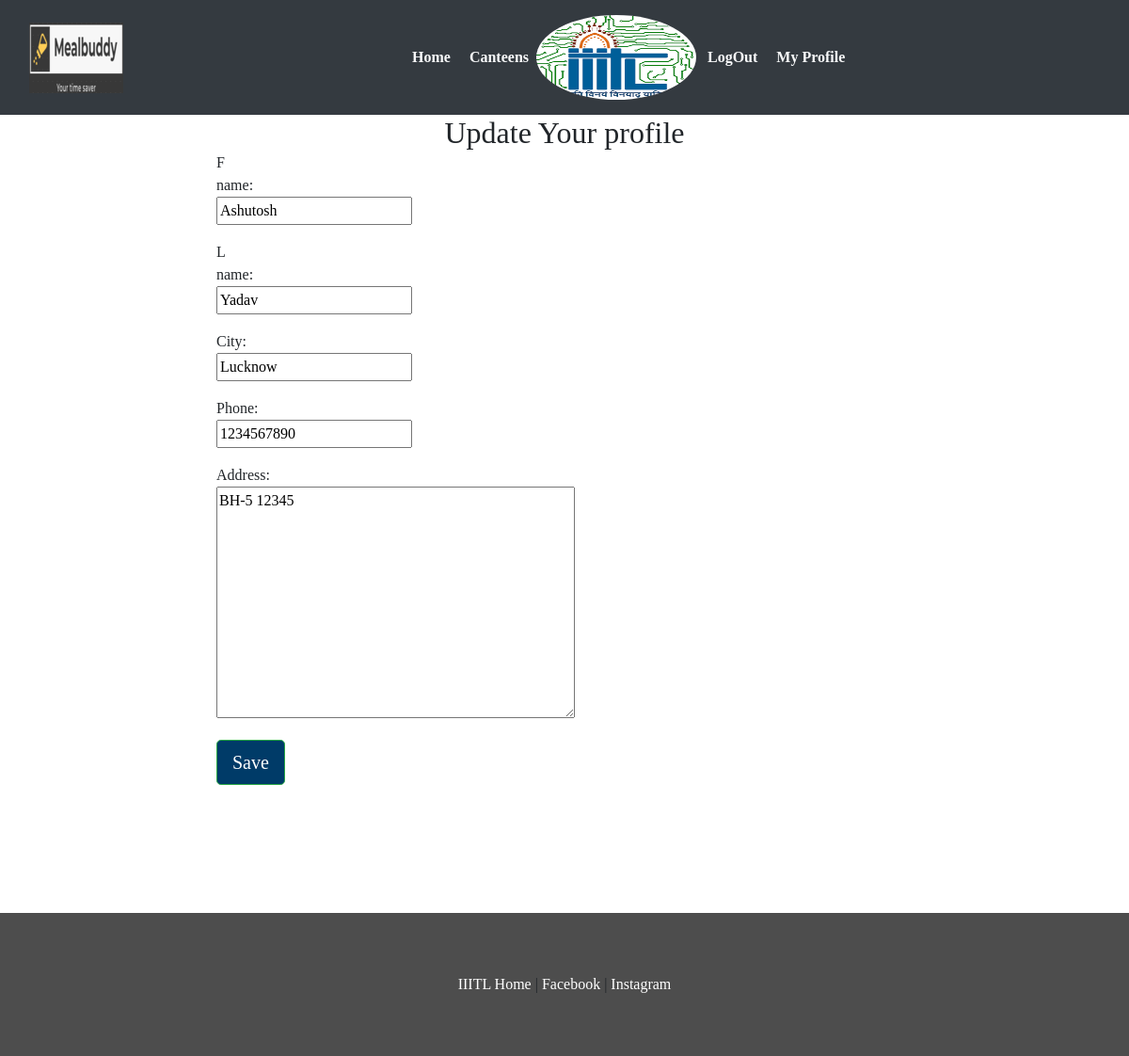
/user/update/1/ (signed in), run on the app's committed database.
### webapp/models.py (models this page shows, shortened)
class Customer(models.Model):
	user 		= models.OneToOneField(settings.AUTH_USER_MODEL,on_delete=models.CASCADE)
	f_name   	= models.CharField(max_length=20,blank=False)
	l_name		= models.CharField(max_length=20,blank=False)
	city  		= models.CharField(max_length=40,blank=False)
	phone 		= models.CharField(max_length=10,blank=False)
	address		= models.TextField()

### webapp/views.py (the view)
# urls.py: path('user/update/<int:id>/',views.updateCustomer,name='cupdate'),
def updateCustomer(request,id):
	form  	 = CustomerForm(request.POST or None,instance=request.user.customer)
	if form.is_valid():
		form.save()
		return redirect('profile')
	context={
	'form':form,
	'title':"Update Your profile"
	}
	return render(request,'webapp/profile_form.html',context)

### webapp/forms.py
class CustomerForm(forms.ModelForm):
	class Meta:
		model = Customer
		fields =['f_name','l_name','city','phone','address']

### webapp/templates/webapp/profile_form.html (shortened to what this page needs)
{% extends 'webapp/base.html'%}
{% block body %}
<div class="container">
	<h2 class="text-center">{{title}}</h2>
</div>
<div class="container col-md-8">
	    <div class="row">
	    <div class="col-md-4 col-md-offset-2">
		<form method="post" class="form-horizontal">
  			{% for field in form %}
    			<div class="form-group">
        			<div class="col-md-offset-2 col-sm-8">
        			</div>
        			<label class="control-label col-sm-4">{{ field.label_tag }}</label>
        			<div class="col-sm-12">{{ field }}</div>
    			</div>
			{% endfor %}
  		<div class="form-group">
          	<div class="col-sm-offset-2 col-sm-10">
                <button type="submit" class="btn btn-success btn-lg">Save</button>
          	 </div>
   		</div>
		</form>
	</div>
</div>
 <br>
</div>
{% endblock%}

### webapp/static/webapp/css/style.css (style rules this page uses)
body { padding:0; margin:0; font-family: "Times New Roman", Times, serif; }
.btn { background-color: #003b68; }
h1,h2,h3,h4,h5,h6 { margin:0; }
label { margin:0; }

### data on the page
Customer: form "Ashutosh" "Yadav" "Lucknow" "1234567890" "BH-5 12345"

### other printed values
{{ title }} "Update Your profile"
{{ field.label_tag }} "F name:" "L name:" "City:" "Phone:" "Address:"
